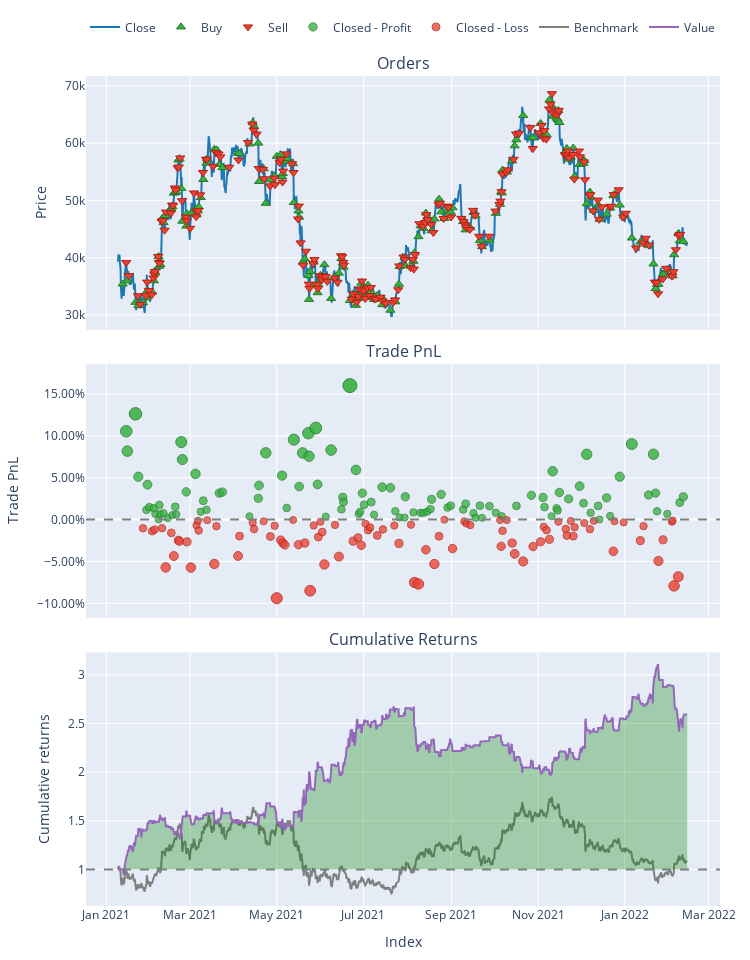

This figure's notebook cell:
### Code cell
data['entries'] = np.where(data['signal'] == 1, True, False)
data['exits'] = np.where(data['signal'].shift(1), True, False)
data['short_entries'] = np.where(data['signal'] == -1, True, False)
data['short_exits'] = np.where(data['signal'].shift(1) == -1, True, False)

pf = vbt.Portfolio.from_signals(
    close=data['close'],
    entries=data['entries'],
    exits=data['exits'],
    short_entries=data['short_entries'],
    short_exits=data['short_exits'],
)

pf.plot().show()
